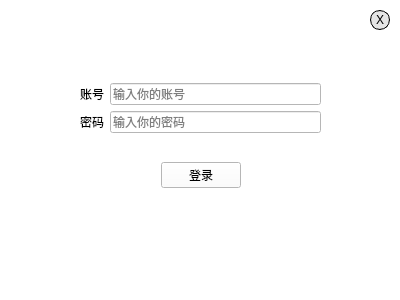
<?xml version="1.0" encoding="UTF-8"?>
<ui version="4.0">
 <class>logWidget</class>
 <widget class="QWidget" name="logWidget">
  <property name="geometry">
   <rect>
    <x>0</x>
    <y>0</y>
    <width>400</width>
    <height>300</height>
   </rect>
  </property>
  <property name="windowTitle">
   <string>Form</string>
  </property>
  <property name="styleSheet">
   <string notr="true">background-color:white;</string>
  </property>
  <widget class="QWidget" name="layoutWidget">
   <property name="geometry">
    <rect>
     <x>80</x>
     <y>60</y>
     <width>241</width>
     <height>151</height>
    </rect>
   </property>
   <layout class="QVBoxLayout" name="verticalLayout_2">
    <item>
     <layout class="QVBoxLayout" name="verticalLayout">
      <item>
       <layout class="QHBoxLayout" name="horizontalLayout">
        <item>
         <widget class="QLabel" name="label">
          <property name="text">
           <string>账号</string>
          </property>
         </widget>
        </item>
        <item>
         <widget class="QLineEdit" name="ID">
          <property name="inputMethodHints">
           <set>Qt::ImhNone</set>
          </property>
          <property name="text">
           <string/>
          </property>
          <property name="placeholderText">
           <string>输入你的账号</string>
          </property>
         </widget>
        </item>
       </layout>
      </item>
      <item>
       <layout class="QHBoxLayout" name="horizontalLayout_2">
        <item>
         <widget class="QLabel" name="label_2">
          <property name="text">
           <string>密码</string>
          </property>
         </widget>
        </item>
        <item>
         <widget class="QLineEdit" name="password">
          <property name="inputMethodHints">
           <set>Qt::ImhHiddenText|Qt::ImhNoAutoUppercase|Qt::ImhNoPredictiveText|Qt::ImhSensitiveData</set>
          </property>
          <property name="inputMask">
           <string/>
          </property>
          <property name="text">
           <string/>
          </property>
          <property name="echoMode">
           <enum>QLineEdit::Password</enum>
          </property>
          <property name="placeholderText">
           <string>输入你的密码</string>
          </property>
         </widget>
        </item>
       </layout>
      </item>
     </layout>
    </item>
    <item>
     <layout class="QHBoxLayout" name="horizontalLayout_3">
      <item>
       <spacer name="horizontalSpacer">
        <property name="orientation">
         <enum>Qt::Horizontal</enum>
        </property>
        <property name="sizeHint" stdset="0">
         <size>
          <width>40</width>
          <height>20</height>
         </size>
        </property>
       </spacer>
      </item>
      <item>
       <widget class="QPushButton" name="btnLogin">
        <property name="text">
         <string>登录</string>
        </property>
       </widget>
      </item>
      <item>
       <spacer name="horizontalSpacer_2">
        <property name="orientation">
         <enum>Qt::Horizontal</enum>
        </property>
        <property name="sizeHint" stdset="0">
         <size>
          <width>40</width>
          <height>20</height>
         </size>
        </property>
       </spacer>
      </item>
     </layout>
    </item>
   </layout>
  </widget>
  <widget class="QPushButton" name="closeBtn">
   <property name="geometry">
    <rect>
     <x>370</x>
     <y>10</y>
     <width>20</width>
     <height>20</height>
    </rect>
   </property>
   <property name="styleSheet">
    <string notr="true">    border-radius : 10px;
    background-color : rgba(0,0,0,10%);
    border: 1px solid #000000;</string>
   </property>
   <property name="text">
    <string>X</string>
   </property>
  </widget>
 </widget>
 <resources/>
 <connections>
  <connection>
   <sender>closeBtn</sender>
   <signal>clicked()</signal>
   <receiver>logWidget</receiver>
   <slot>hide()</slot>
   <hints>
    <hint type="sourcelabel">
     <x>369</x>
     <y>19</y>
    </hint>
    <hint type="destinationlabel">
     <x>199</x>
     <y>149</y>
    </hint>
   </hints>
  </connection>
 </connections>
</ui>
